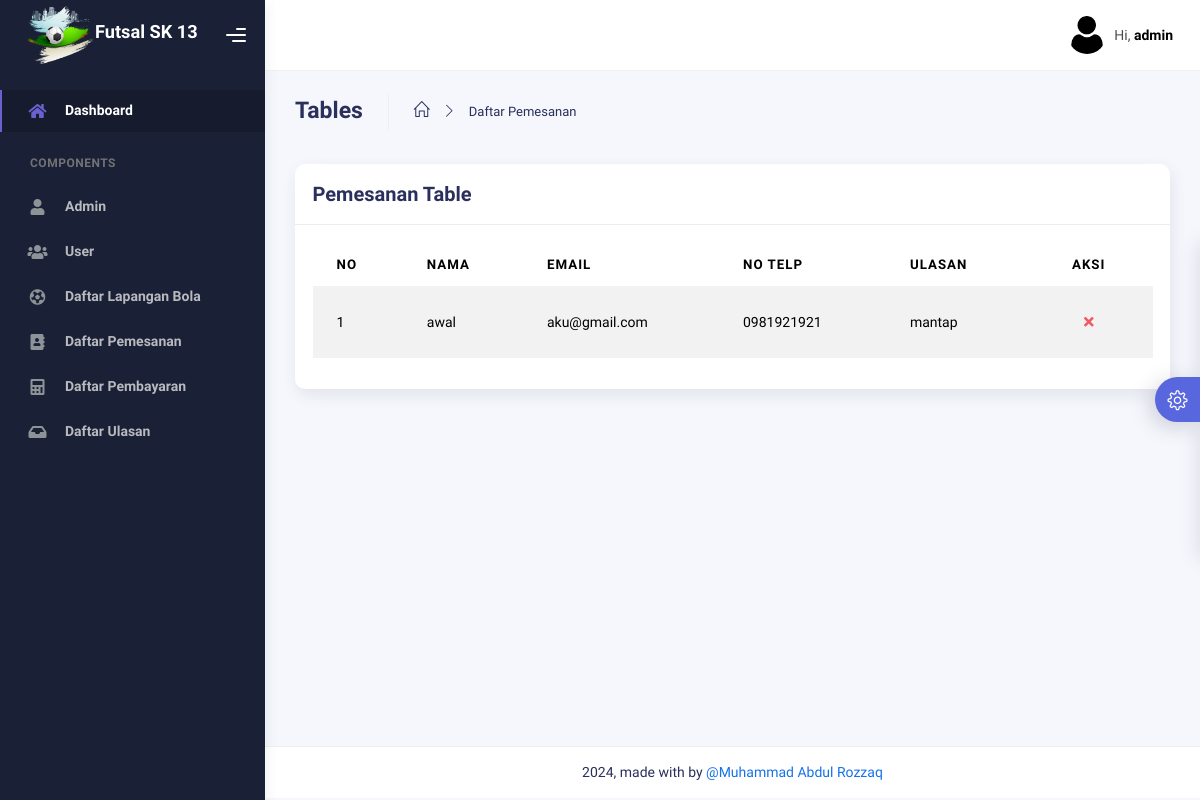
Page /admin/ulasan.php (signed in) on the earlier database version.
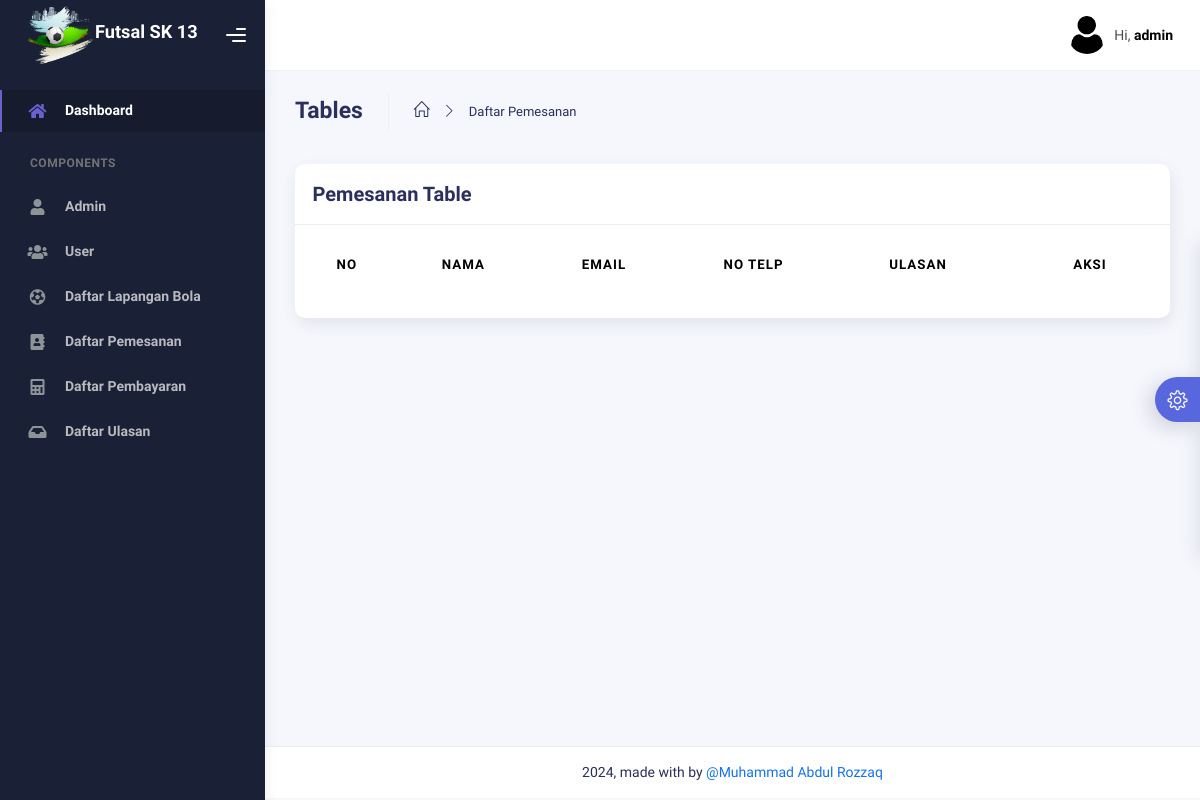
Same page on the later database version.
### tables this page shows
CREATE TABLE `tb_ulasan` (
  `id_ulasan` int NOT NULL,
  `nama` varchar(255) NOT NULL,
  `email` varchar(255) NOT NULL,
  `no_telp` varchar(255) NOT NULL,
  `ulasan` text NOT NULL
);

### admin/ulasan.php (the view, shortened to what the changed rows need)
<?php
include '../controller/Crudulasan.php';
?>
<!DOCTYPE html>
<html lang="en">
<head>
    <link rel="stylesheet" href="assets/css/bootstrap.min.css" />
    <link rel="stylesheet" href="assets/css/plugins.min.css" />
    <link rel="stylesheet" href="assets/css/kaiadmin.min.css" />
    <link rel="stylesheet" href="assets/css/demo.css" />
</head>
<body>
    <div class="wrapper">
        <div class="main-panel">
            <div class="container">
                <div class="page-inner">
                    <div class="row">
                        <div class="col-md-12">
                            <div class="card">
                                <div class="card-body">
                                    <div class="table-responsive">
                                        <table
                                            id="basic-datatables"
                                            class="display table table-striped table-hover">
                                            <thead>
                                                <tr>
                                                    <th scope="col">No</th>
                                                    <th scope="col">Nama</th>
                                                    <th scope="col">Email</th>
                                                    <th scope="col">No Telp</th>
                                                    <th scope="col">Ulasan</th>
                                                    <th scope="col" class="text-center">Aksi</th>
                                                </tr>
                                            </thead>
                                            <tbody>
                                                <?php
                                                $ulasanSql = " SELECT * FROM tb_ulasan";
                                                $ulasanRes = mysqli_query($conn, $ulasanSql);
                                                $ulasanCount = 1;
                                                while ($ulasanData = mysqli_fetch_assoc($ulasanRes)) {
                                                    $id_ulasan = $ulasanData['id_ulasan'];
                                                    $nama = $ulasanData['nama'];
                                                    $email = $ulasanData['email'];
                                                    $no_telp = $ulasanData['no_telp'];
                                                    $ulasan = $ulasanData['ulasan'];
                                                ?>
                                                    <tr>
                                                        <td><?= $ulasanCount++ ?></td>
                                                        <td><?= $nama ?></td>
                                                        <td><?= $email ?></td>
                                                        <td><?= $no_telp ?></td>
                                                        <td><?= $ulasan ?></td>
                                                        <td>
                                                            <div class="form-button-action justify-content-center d-flex">
                                                                <button
                                                                    type="button"
                                                                    data-bs-toggle="modal"
                                                                    data-bs-target="#deleteRowModal<?= $id_ulasan ?>"
                                                                    title=""
                                                                    class="btn btn-link btn-danger"
                                                                    data-original-title="Remove">
                                                                    <i class="fa fa-times"></i>
                                                                </button>
                                                            </div>
                                                        </td>
                                                    </tr>
                                                <?php } ?>
                                            </tbody>
                                        </table>
                                    </div>
                                </div>
                            </div>
                        </div>
                    </div>
                </div>
            </div>
        </div>
    </div>
</body>
</html>

Differences in the rows shown:
removed tb_ulasan: nama "awal", email "aku@gmail.com", no_telp "0981921921", ulasan "mantap"
